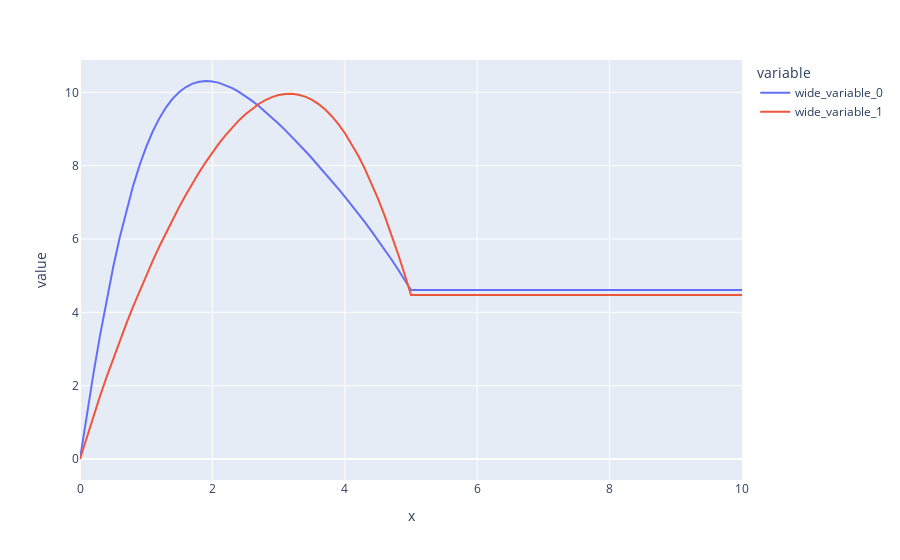

Source (notebook cell):
### Code cell
px.line(x=times2, y=[np.average(work1,axis=0),np.average(work2,axis=0)])
